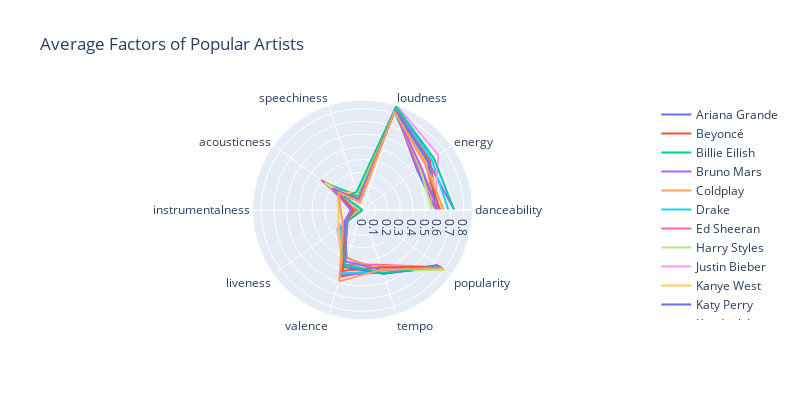

The notebook cell saved with this chart:
### Code cell
#  kindly visualize this with a line_polar using plotly express
fig = go.Figure()

for i in range(len(popartist_song_qualities)):
    fig.add_trace(go.Scatterpolar(
            r = popartist_song_qualities.iloc[i],
            theta = relevant_qualities,
            mode = 'lines',
            name = popartist_song_qualities.index[i],
        ))
    
fig.update_layout(
    title = 'Average Factors of Popular Artists',
    showlegend = True,
    width=800, 
    height=400
)

fig.show()

### Figure 1 — Plotly figure (JSON) as saved in the notebook; plotly's stock layout.template omitted (floating-point values rounded to 4 significant figures)
{"data": [{"mode": "lines", "name": "Ariana Grande", "r": [0.5814, 0.5346, 0.8358, 0.07468, 0.31, 0.04055, 0.1962, 0.396, 0.5284, 0.7658], "theta": ["danceability", "energy", "loudness", "speechiness", "acousticness", "instrumentalness", "liveness", "valence", "tempo", "popularity"], "type": "scatterpolar"}, {"mode": "lines", "name": "Beyoncé", "r": [0.5914, 0.6595, 0.8396, 0.1145, 0.1913, 0.03969, 0.1968, 0.5527, 0.4927, 0.7689], "theta": ["danceability", "energy", "loudness", "speechiness", "acousticness", "instrumentalness", "liveness", "valence", "tempo", "popularity"], "type": "scatterpolar"}, {"mode": "lines", "name": "Billie Eilish", "r": [0.6155, 0.5589, 0.8169, 0.1182, 0.3608, 0.07882, 0.219, 0.4622, 0.5002, 0.795], "theta": ["danceability", "energy", "loudness", "speechiness", "acousticness", "instrumentalness", "liveness", "valence", "tempo", "popularity"], "type": "scatterpolar"}, {"mode": "lines", "name": "Bruno Mars", "r": [0.725, 0.6433, 0.8617, 0.09484, 0.1616, 0.0005262, 0.1436, 0.5374, 0.5195, 0.7768], "theta": ["danceability", "energy", "loudness", "speechiness", "acousticness", "instrumentalness", "liveness", "valence", "tempo", "popularity"], "type": "scatterpolar"}, {"mode": "lines", "name": "Coldplay", "r": [0.5491, 0.6414, 0.8315, 0.07186, 0.2178, 0.05702, 0.1791, 0.4002, 0.4939, 0.7856], "theta": ["danceability", "energy", "loudness", "speechiness", "acousticness", "instrumentalness", "liveness", "valence", "tempo", "popularity"], "type": "scatterpolar"}, {"mode": "lines", "name": "Drake", "r": [0.6787, 0.6761, 0.8599, 0.112, 0.1508, 0.0179, 0.2116, 0.525, 0.5117, 0.7578], "theta": ["danceability", "energy", "loudness", "speechiness", "acousticness", "instrumentalness", "liveness", "valence", "tempo", "popularity"], "type": "scatterpolar"}, {"mode": "lines", "name": "Ed Sheeran", "r": [0.6095, 0.547, 0.8323, 0.05917, 0.4037, 0.05668, 0.1581, 0.4522, 0.4539, 0.7718], "theta": ["danceability", "energy", "loudness", "speechiness", "acousticness", "instrumentalness", "liveness", "valence", "tempo", "popularity"], "type": "scatterpolar"}, {"mode": "lines", "name": "Harry Styles", "r": [0.5483, 0.5629, 0.843, 0.06191, 0.3693, 0.02204, 0.1735, 0.4657, 0.4971, 0.8069], "theta": ["danceability", "energy", "loudness", "speechiness", "acousticness", "instrumentalness", "liveness", "valence", "tempo", "popularity"], "type": "scatterpolar"}, {"mode": "lines", "name": "Justin Bieber", "r": [0.5712, 0.7411, 0.869, 0.0861, 0.166, 0.06037, 0.2473, 0.4816, 0.5099, 0.7573], "theta": ["danceability", "energy", "loudness", "speechiness", "acousticness", "instrumentalness", "liveness", "valence", "tempo", "popularity"], "type": "scatterpolar"}, {"mode": "lines", "name": "Kanye West", "r": [0.6344, 0.6267, 0.8322, 0.1359, 0.2426, 0.189, 0.2357, 0.4927, 0.4676, 0.7706], "theta": ["danceability", "energy", "loudness", "speechiness", "acousticness", "instrumentalness", "liveness", "valence", "tempo", "popularity"], "type": "scatterpolar"}, {"mode": "lines", "name": "Katy Perry", "r": [0.5812, 0.6416, 0.8341, 0.08305, 0.2304, 0.09157, 0.1761, 0.4731, 0.5295, 0.738], "theta": ["danceability", "energy", "loudness", "speechiness", "acousticness", "instrumentalness", "liveness", "valence", "tempo", "popularity"], "type": "scatterpolar"}, {"mode": "lines", "name": "Kendrick Lamar", "r": [0.6119, 0.6143, 0.8193, 0.09073, 0.2573, 0.06821, 0.1592, 0.5066, 0.4746, 0.7624], "theta": ["danceability", "energy", "loudness", "speechiness", "acousticness", "instrumentalness", "liveness", "valence", "tempo", "popularity"], "type": "scatterpolar"}, {"mode": "lines", "name": "Rihanna", "r": [0.7238, 0.6964, 0.8588, 0.1511, 0.1737, 0.0009943, 0.1476, 0.4537, 0.5248, 0.7539], "theta": ["danceability", "energy", "loudness", "speechiness", "acousticness", "instrumentalness", "liveness", "valence", "tempo", "popularity"], "type": "scatterpolar"}, {"mode": "lines", "name": "Taylor Swift", "r": [0.5954, 0.5741, 0.8229, 0.08207, 0.2936, 0.09111, 0.1662, 0.4281, 0.4976, 0.7645], "theta": ["danceability", "energy", "loudness", "speechiness", "acousticness", "instrumentalness", "liveness", "valence", "tempo", "popularity"], "type": "scatterpolar"}, {"mode": "lines", "name": "The Weeknd", "r": [0.6412, 0.6128, 0.8189, 0.06915, 0.232, 0.1733, 0.1908, 0.5912, 0.4954, 0.7828], "theta": ["danceability", "energy", "loudness", "speechiness", "acousticness", "instrumentalness", "liveness", "valence", "tempo", "popularity"], "type": "scatterpolar"}], "layout": {"height": 400, "showlegend": true, "title": {"text": "Average Factors of Popular Artists"}, "width": 800}}
